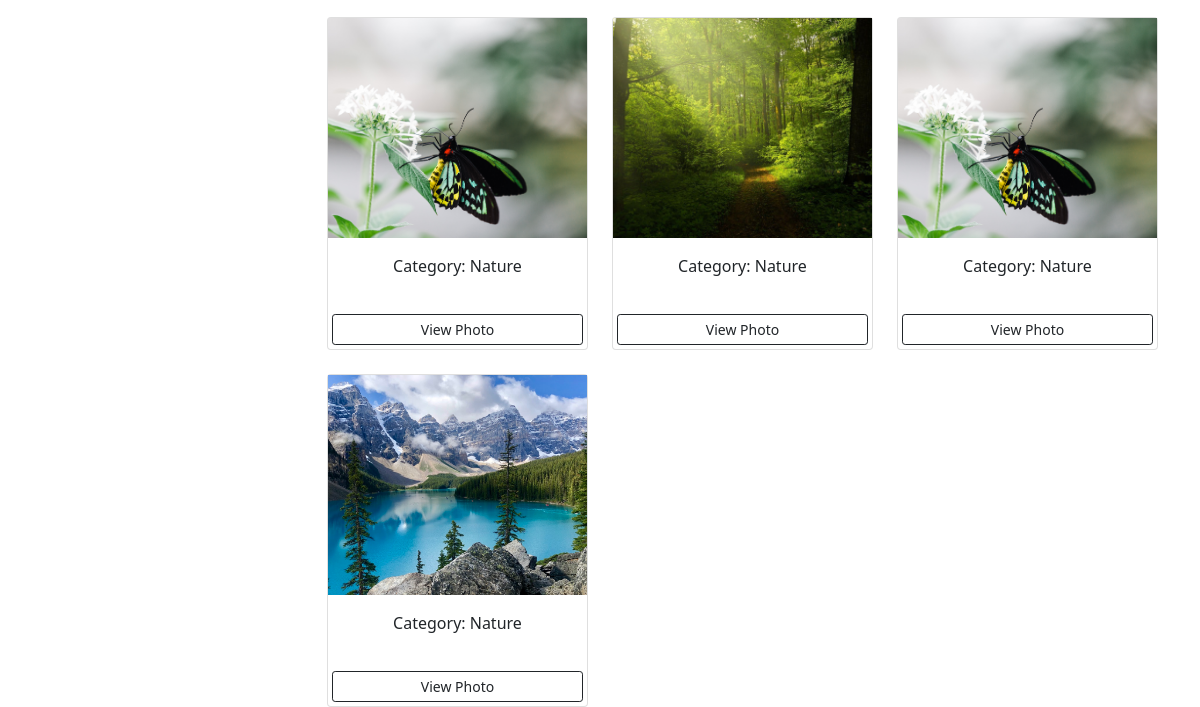
Before: / (lower part) with the older database file.
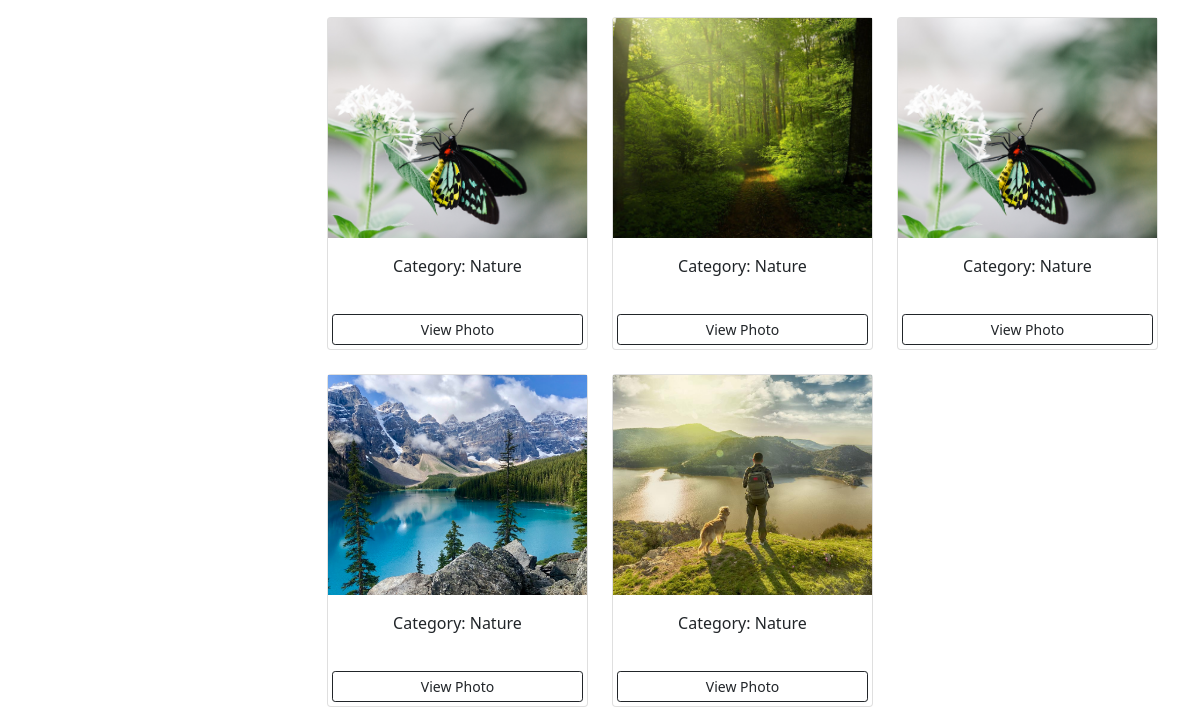
After: the same page with the newer database file.
### photoshare/models.py (models this page shows, shortened)
class Photo(models.Model):
    category = models.ForeignKey(Category , on_delete = models.SET_NULL , null= True)
    image = models.ImageField(null = False , blank = False)
    description = models.TextField()

class Category(models.Model):
    name = models.CharField(max_length= 30 , blank= False , null= False)
    def __str__(self):
        return self.name

### photoshare/views.py (the view)
# urls.py: path('' , views.gallery , name = "gallery"),
def gallery(request):
    categoryByUrl = request.GET.get('category')
    if categoryByUrl == None:
        photos = Photo.objects.all()
    else:
        photos = Photo.objects.filter(category__name = categoryByUrl)
    categories = Category.objects.all()
    contextData = {
        'categories': categories,
        'photos': photos
    }
    return render(request, 'gallery.html', contextData)

### photoshare/templates/gallery.html (shortened to what this page needs)
<!DOCTYPE html>
<html lang="en">
<head>
    <link href="https://cdn.jsdelivr.net/npm/bootstrap@5.0.0-beta1/dist/css/bootstrap.min.css" rel="stylesheet"
>
</head>
<body>
    <div class="container mt-5">
        <div class="row">
            <div class="col-md-3">
            </div>
            <div class="col-md-9">
                <div class="row">
                    {%for photo in photos %}
                    <div class="col-md-4">
                        <div class="card mt-4">
                            <img src="{{photo.image.url}}" class="image-thumbail" alt="...">
                            <div class="card-body">
                                <p class="text-center">Category: {{photo.category}}</p>
                            </div>
                            <a href="{% url 'viewPhoto' photo.id %}" class="btn btn-outline-dark btn-sm m-1">View
                                Photo</a>
                        </div>
                    </div>
                    {%empty%}
                    <h2>No Photos Here.....</h2>
                    {%endfor%}
                </div>
            </div>
        </div>
    </div>
</body>
</html>

### photoshare/templates/gallery.html (style rules this page uses)
.image-thumbail { height: 220px; object-fit: cover; }

Changed rows visible on the page:
added Photo: image (picture), category "Nature"
